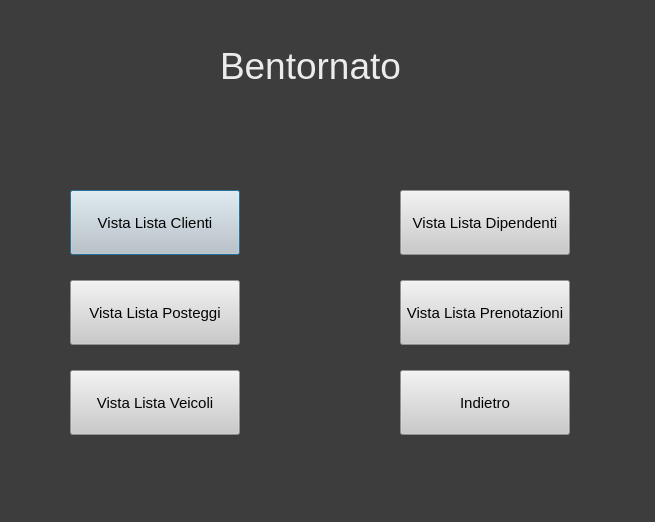
<?xml version="1.0" encoding="UTF-8"?>
<ui version="4.0">
 <class>Account_Amministratore</class>
 <widget class="QDialog" name="Account_Amministratore">
  <property name="geometry">
   <rect>
    <x>0</x>
    <y>0</y>
    <width>655</width>
    <height>522</height>
   </rect>
  </property>
  <property name="windowTitle">
   <string>Dialog</string>
  </property>
  <property name="styleSheet">
   <string notr="true">background-color: rgb(61, 61, 61);</string>
  </property>
  <widget class="QPushButton" name="vista_lista_clienti_button">
   <property name="geometry">
    <rect>
     <x>70</x>
     <y>190</y>
     <width>170</width>
     <height>65</height>
    </rect>
   </property>
   <property name="font">
    <font>
     <pointsize>11</pointsize>
    </font>
   </property>
   <property name="styleSheet">
    <string notr="true">color:rgb(3, 3, 3); background-color: rgb(202, 202, 202);</string>
   </property>
   <property name="text">
    <string>Vista Lista Clienti</string>
   </property>
  </widget>
  <widget class="QPushButton" name="vista_lista_posteggi_button">
   <property name="geometry">
    <rect>
     <x>70</x>
     <y>280</y>
     <width>170</width>
     <height>65</height>
    </rect>
   </property>
   <property name="font">
    <font>
     <pointsize>11</pointsize>
    </font>
   </property>
   <property name="styleSheet">
    <string notr="true">color:rgb(3, 3, 3); background-color: rgb(202, 202, 202);</string>
   </property>
   <property name="text">
    <string>Vista Lista Posteggi</string>
   </property>
  </widget>
  <widget class="QPushButton" name="vista_lista_veicoli_button">
   <property name="geometry">
    <rect>
     <x>70</x>
     <y>370</y>
     <width>170</width>
     <height>65</height>
    </rect>
   </property>
   <property name="font">
    <font>
     <pointsize>11</pointsize>
    </font>
   </property>
   <property name="styleSheet">
    <string notr="true">color:rgb(3, 3, 3); background-color: rgb(202, 202, 202);</string>
   </property>
   <property name="text">
    <string>Vista Lista Veicoli</string>
   </property>
  </widget>
  <widget class="QPushButton" name="vista_lista_dipendenti_button">
   <property name="geometry">
    <rect>
     <x>400</x>
     <y>190</y>
     <width>170</width>
     <height>65</height>
    </rect>
   </property>
   <property name="font">
    <font>
     <pointsize>11</pointsize>
    </font>
   </property>
   <property name="styleSheet">
    <string notr="true">color:rgb(3, 3, 3); background-color: rgb(202, 202, 202);</string>
   </property>
   <property name="text">
    <string>Vista Lista Dipendenti</string>
   </property>
  </widget>
  <widget class="QPushButton" name="vista_lista_prenotazioni_button">
   <property name="geometry">
    <rect>
     <x>400</x>
     <y>280</y>
     <width>170</width>
     <height>65</height>
    </rect>
   </property>
   <property name="font">
    <font>
     <pointsize>11</pointsize>
    </font>
   </property>
   <property name="styleSheet">
    <string notr="true">color:rgb(3, 3, 3); background-color: rgb(202, 202, 202);</string>
   </property>
   <property name="text">
    <string>Vista Lista Prenotazioni</string>
   </property>
  </widget>
  <widget class="QPushButton" name="back_button">
   <property name="geometry">
    <rect>
     <x>400</x>
     <y>370</y>
     <width>170</width>
     <height>65</height>
    </rect>
   </property>
   <property name="font">
    <font>
     <pointsize>11</pointsize>
    </font>
   </property>
   <property name="styleSheet">
    <string notr="true">color:rgb(3, 3, 3); background-color: rgb(202, 202, 202);</string>
   </property>
   <property name="text">
    <string>Indietro</string>
   </property>
  </widget>
  <widget class="QLabel" name="label_titolo">
   <property name="geometry">
    <rect>
     <x>220</x>
     <y>40</y>
     <width>181</width>
     <height>51</height>
    </rect>
   </property>
   <property name="styleSheet">
    <string notr="true">color:rgb(236, 236, 236); font-size:28pt;</string>
   </property>
   <property name="text">
    <string>Bentornato</string>
   </property>
  </widget>
 </widget>
 <resources/>
 <connections/>
</ui>
